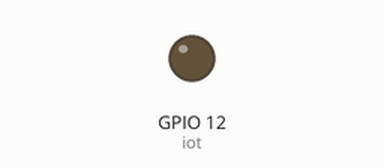
This sketch was run on a simulated ESP32. On the bench: output pins drawn as LEDs (lit = HIGH).

Above: at 0.15 s.
Timing chart, 0 to 1.6 s (numbered marks = the images above):
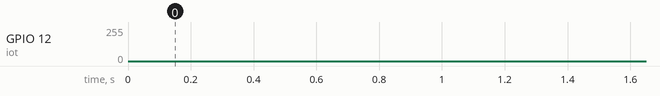

The sketch:

Esp32_analogWrite.ino
```cpp
#include <analogWrite.h>
int iot = 12;
int x;

void setup() {
  pinMode(iot, OUTPUT);

}

void loop() {
  for(x = 255; x >= 0; x-- ){
    analogWrite(iot, x);
    delay(4);
  }
//  for(x = 0; x <= 255; x++ ){
//    analogWrite(iot, x);
//    delay(4);
//  }

}
```
